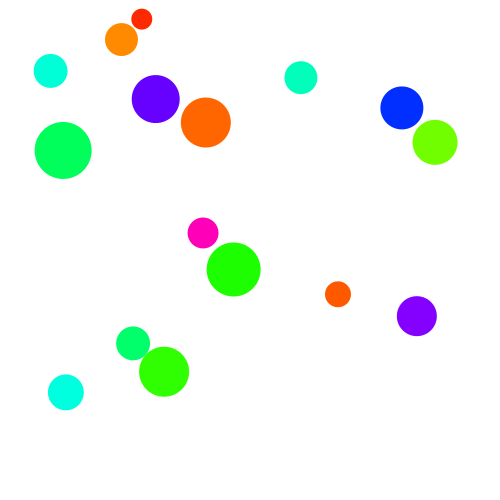
Frame 1 (no input)
Frame 60 (the mouse pressed at the canvas centre just before this capture): identical to frame 1, image omitted
Frame 120 (the mouse held since frame 60 and released just before this capture): identical to frame 1, image omitted

The Processing sketch that drew this single still picture (run headless with seeded random() and noise(); from frame 60 on, the mouse is pressed at the canvas centre):

// Processing sketch: processing_126036
// ── processing_126036.pde

/*
  Processing Intermediate Workshop
  UFES, Vitória, ES, Brazil
  December, 2013
  gianordoligabriel@gmail.com 
*/

ArrayList<Ball> myBalls;

void setup(){
  size(500, 500);
  colorMode(HSB);
  background(255);
  
  myBalls = new ArrayList();
  //Criando uma lista de objetos Ball com 16 elementos
  for(int i = 0; i < 16; i++){
    //Define 3 variáveis aleatórias: posição, diâmetro e cor
    int ballDiameter = int(random(20, 60));
    int matiz = int(random(0, 255));
    PVector ballPos = new PVector(random(ballDiameter, width - ballDiameter),
                                  random(ballDiameter, height - ballDiameter));    
    myBalls.add(new Ball(ballPos, ballDiameter, matiz));  
  }
}

void draw(){
  background(255);
  
  //Percorra minha lista e exiba cada bola!
  for(int i=0; i<myBalls.size(); i++){
    myBalls.get(i).display();
  }
}

void mousePressed(){
  //Percorra minha lista e cheque se o mouse está sobre alguma bola
  for(int i=0; i<myBalls.size(); i++){
    myBalls.get(i).checkPressed();
  }
}

void mouseReleased(){
  //Percorra minha lista e cheque se o mouse ESTAVA sobre alguma bola
  for(int i=0; i<myBalls.size(); i++){
    myBalls.get(i).checkReleased();
  }
}

class Ball{
  
  //Variáveis da minha classe Ball
  PVector ballPos;    //Vetor com a posição da minha bola (x, y)
  PVector ballSpeed;  //Vetor com a velocidade da minha bola (x, y)
  int ballDiameter;   //Diâmetro da minha bola
  Boolean isDragging; //Verifica se minha bola está sendo "arrastada"
  int matiz;          //Matiz da minha bola
  float atrito;       //Fator de desaceleração
  int timer;          //Contador de tempo para animar meu alerta
  int motionTime;     //Duração da minha animação de alerta
  
  //Inicializando cada objeto
  //Esses parâmetros são passados no setup()
  Ball(PVector tempBallPos, int tempBallDiameter, int tempMatiz){
    ballPos = tempBallPos;
    ballSpeed = new PVector(0, 0);
    ballDiameter = tempBallDiameter;
    isDragging = false;
    matiz = tempMatiz;
    atrito = map(ballDiameter, 20, 60, 0.98, 0.8);
    timer = millis();
    motionTime = 300;
  
    //Checa se a bola acabou sobreposta a outra
    //Se sim, repele (ver função)
    repele();  
  }
  
  //Exibe minha bola
  void display(){
    
    quica();  //Checa se encostou no limite do canvas 
    colide(); //Checa se encostou em alguma outra bola
    
    ballPos.x += ballSpeed.x;  //Incrementa a posição de acordo com a velocidade
    ballPos.y += ballSpeed.y;
    
    ballSpeed.x *= atrito;     //Reduz a velocidade de acordo com o atrito
    ballSpeed.y *= atrito;      
      
    //Se o mouse estiver "arrastando" a bola
    if(isDragging){
      //Linha
      stroke(0);
      strokeWeight(1);
      noFill();
      line(ballPos.x, ballPos.y, mouseX, mouseY);
      
      //Halo
      float haloDiameter =
      map(dist(ballPos.x, ballPos.y, mouseX, mouseY),
          0, width, 30, 200);
      haloDiameter = constrain(haloDiameter, 0, 200);
      
      ellipse(ballPos.x, ballPos.y,
              haloDiameter, haloDiameter);
    }
    
    //Desenha a bola
    noStroke();
    fill(matiz, 255, 255);
    ellipse(ballPos.x, ballPos.y, ballDiameter, ballDiameter);
    
    //Desenha o alerta (se dentro do timer)
    alerta();
  }
  
  //Função que desenha o alerta
  void alerta(){
    
    if(timer > millis()){
      stroke(0, 100);
      strokeWeight(2);
      strokeCap(SQUARE);
      
      float innerAlertRadius = map(timer - millis(),
                                   motionTime/2, 0,
                                   1.2, 2);
      float outerAlertRadius = map(timer - millis(),
                                   motionTime, motionTime/2,
                                   1.2, 2);
      innerAlertRadius = constrain(innerAlertRadius, 1.2, 2);
      outerAlertRadius = constrain(outerAlertRadius, 1.2, 2);
      
      for(int i=0; i<360; i += 36){
        float x1 = ballPos.x + cos(radians(i)) * ballDiameter/2 * innerAlertRadius;
        float y1 = ballPos.y + sin(radians(i)) * ballDiameter/2 * innerAlertRadius;
        float x2 = ballPos.x + cos(radians(i)) * ballDiameter/2 * outerAlertRadius;
        float y2 = ballPos.y + sin(radians(i)) * ballDiameter/2 * outerAlertRadius;
        line(x1, y1, x2, y2);
      }  
    }
  }
  
  //Função que "repele" uma bola em relação à outra, pra que elas NUNCA ocupem o mesmo espaço
  void repele(){
    for(int i=0; i<myBalls.size(); i++){
      Ball tempBall = myBalls.get(i);
      
      //Ignora a própria bola no array
      if(tempBall != this){
        float distancia = dist(ballPos.x, ballPos.y,
                               tempBall.ballPos.x, tempBall.ballPos.y);
                               
        //Se duas bolas estiverem encostando...
        if(distancia <= (ballDiameter + tempBall.ballDiameter)/2){
          //Vou calcular a direção de "fuga" de uma bola em relação à outra
          //e armazenar em um vetor 
          PVector direcao = new PVector(ballPos.x - tempBall.ballPos.x,
                                        ballPos.y - tempBall.ballPos.y);
          //Normalize mantém a proporção entre x e y do vetor,
          //mas transforma a soma dele em 1.
          //Em suma, tenho direção sem distância
          direcao.normalize();
          //Multiplico minha direção pela distância!
          //Adiciona 10% para afastar o suficiente!
          ballPos.x += direcao.x * distancia * 1.1;
          ballPos.y += direcao.y * distancia * 1.1;
        }  
      }
    }  
  }
  
  //Verifica a colisão com outras bolas
  void colide(){
    for(int i=0; i<myBalls.size(); i++){
      Ball tempBall = myBalls.get(i);
      if(tempBall != this){
        float distancia = dist(ballPos.x, ballPos.y,
                               tempBall.ballPos.x, tempBall.ballPos.y);
                               
        //Se colide com alguma bola...
        if(distancia <= (ballDiameter + tempBall.ballDiameter)/2){
          tempBall.ballSpeed.x += ballSpeed.x;
          tempBall.ballSpeed.y += ballSpeed.y;

          float angle = atan2(tempBall.ballPos.y - ballPos.y, tempBall.ballPos.x - ballPos.x);
          ballPos.x = tempBall.ballPos.x - cos(angle) * (tempBall.ballDiameter + ballDiameter)/2;
          ballPos.y = tempBall.ballPos.y - sin(angle) * (tempBall.ballDiameter + ballDiameter)/2;
          
          ballSpeed.x *= -1;
          ballSpeed.y *= -1;
          
          //Define um timer para desenhar o alerta
          //Esse if previne o timer de ficar sendo chamado
          //várias vezes quando duas bolas estão encostadas
          if(timer + 2*motionTime < millis()){
            timer = millis() + motionTime;
          }
        }  
      }
    }
  }
  
  //Verifica a colisão com as quinas
  void quica(){
    if(ballPos.x - ballDiameter/2 < 0){
      ballPos.x = ballDiameter/2;
      ballSpeed.x *= -1;
    }  
    if(ballPos.x + ballDiameter/2 > width){
      ballPos.x = width - ballDiameter/2;
      ballSpeed.x *= -1;
    }
    if(ballPos.y  - ballDiameter/2 < 0){
      ballPos.y = ballDiameter/2;
      ballSpeed.y *= -1;
    }
    if(ballPos.y + ballDiameter/2 > height){
      ballPos.y = height - ballDiameter/2;
      ballSpeed.y *= -1;
    }  
  }

  //Verifica se o mouse estava sobre ESSA bola quando foi pressionado
  void checkPressed(){
    float distancia = dist(ballPos.x, ballPos.y, mouseX, mouseY);
    if(distancia < ballDiameter/2){
      isDragging = true;
    }  
  }

  //Verifica se o mouse foi solto depois de "arrastar" essa bola
  void checkReleased(){
    if(isDragging){
      ballSpeed.x = (ballPos.x - mouseX)/10;
      ballSpeed.y = (ballPos.y - mouseY)/10;  
    }
    isDragging = false;  
  }  
}
